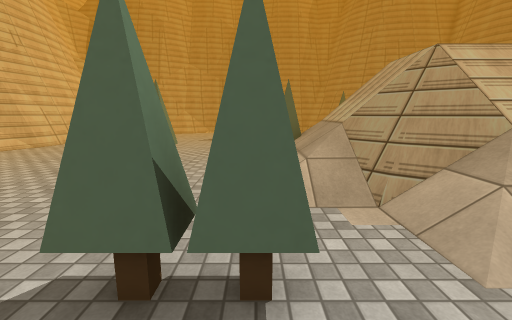
view 1 (above)

16 first-person views from a walk through a Unity game level. The camera is 1.5 m above the floor, tilts 10° down and sees 90° across. The floor is counted in squares, 1 m on a side. Each view is taken from the middle of a square. On the plan, view 1 faces up. The plan holds only what a view shows up to about 13 squares ahead; the rest is blank. The place goes on beyond the plan. Some surface patterns are stand-ins.

view 2
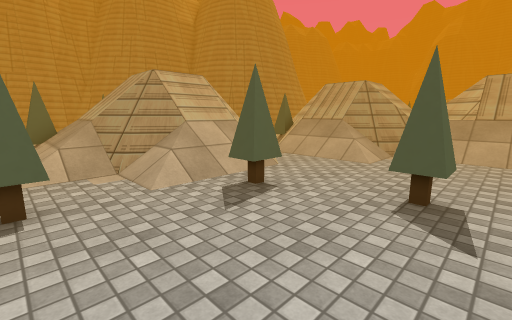

view 3
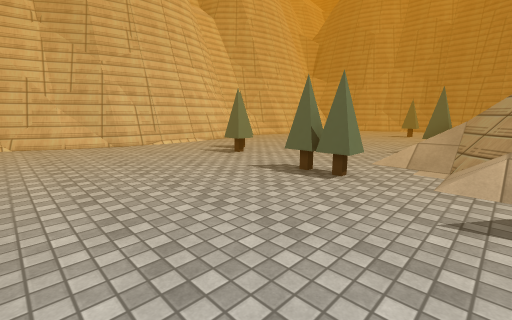

view 4
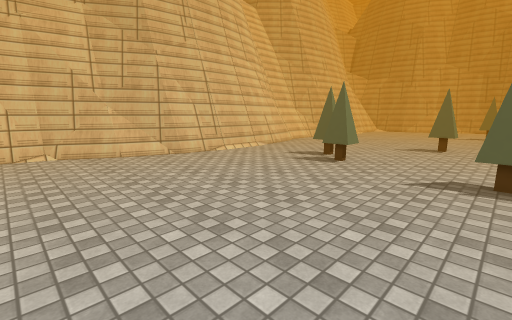

view 5
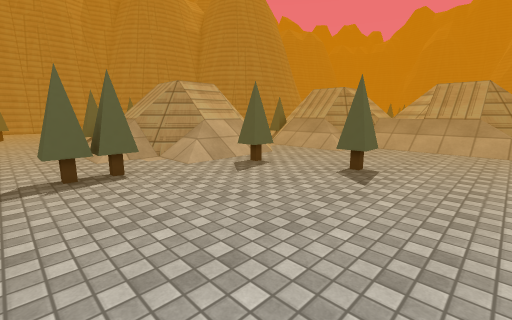

view 6
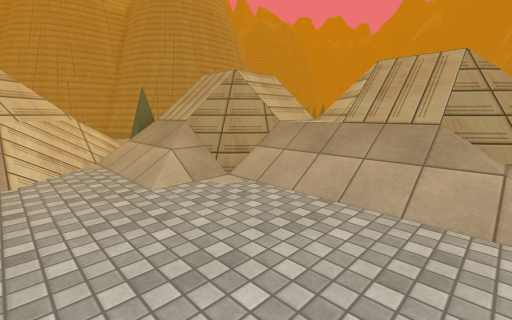

view 7
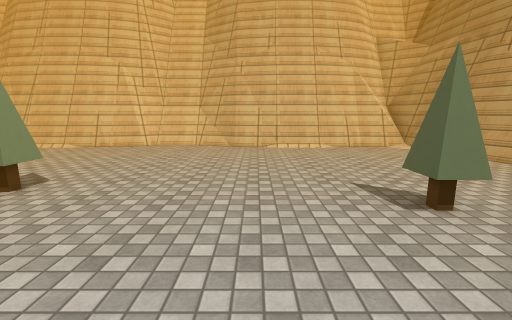

view 8
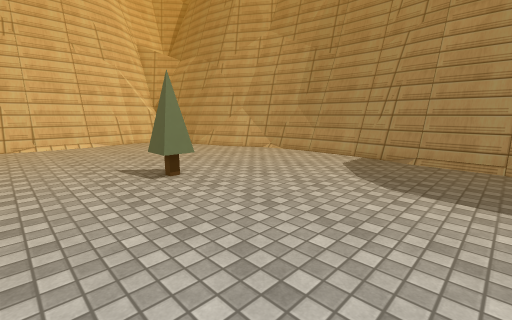

view 9
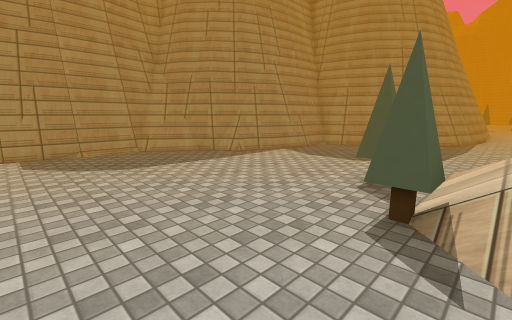

view 10
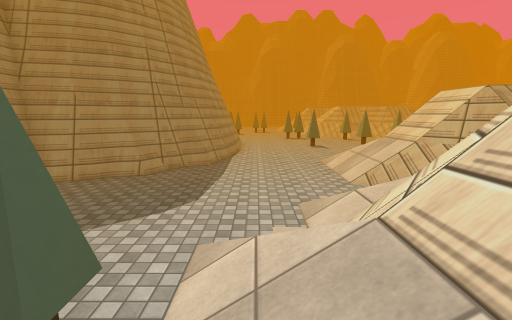

view 11
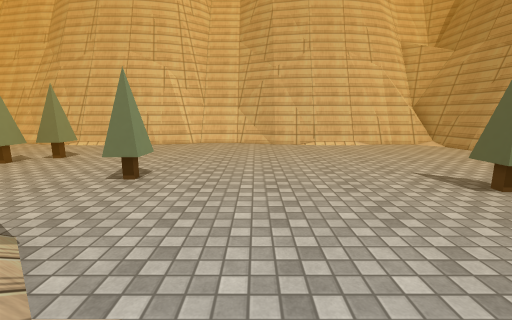

view 12
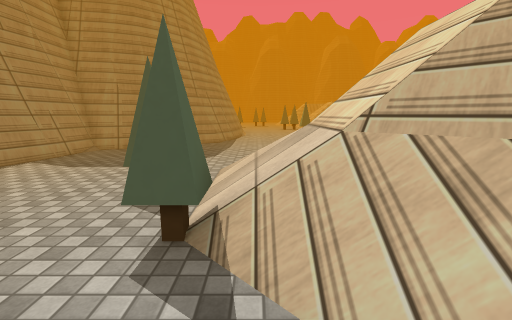

view 13
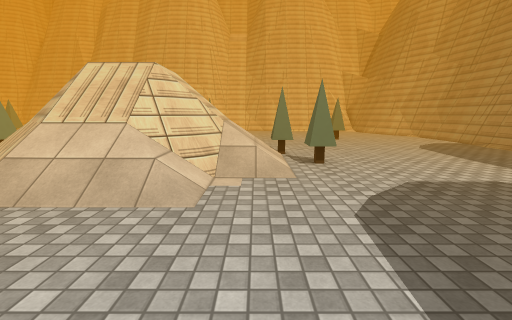

view 14
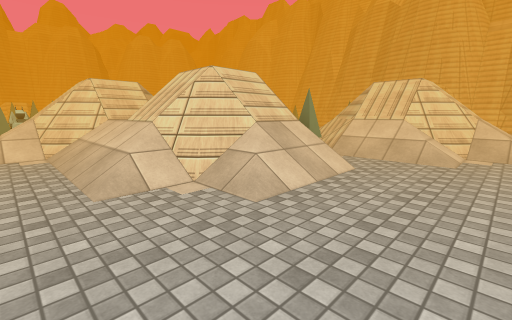

view 15
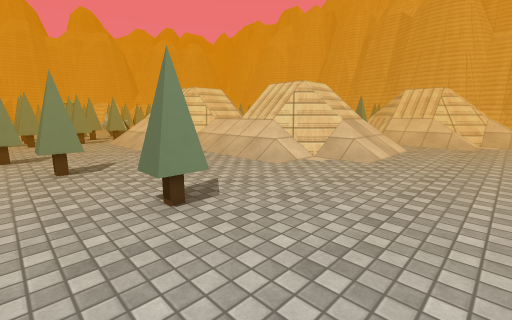

view 16
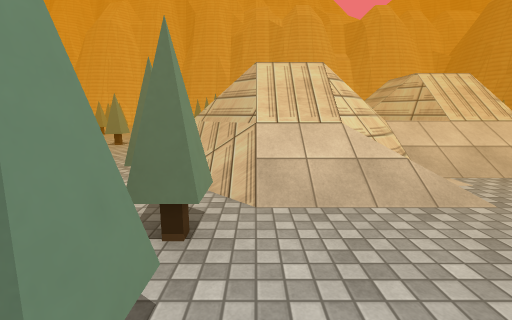

### Floor plan
Key: @ floor where view 1 was taken; # wall or solid block; . main floor; : floor 3 m higher than the main floor; / step, stairs or slope; = window, fence, low wall or low ledge; v drop or lower ground; O other object.
Columns run from 12 left of view 1 to 24 right of it. Each row starts with its distance up from view 1.
 23         #######
 22      #####===######
 21   #####..........=##
 20  ###=..............###
 19  ##................=#####
 18  #=...................=###
 17  ##......................##
 16  ##.......#..............##
 15   #......................=##
 14  ##........................##
 13  ##...............#........=##
 12  #=.............#////.........
 11  #.............//////.............. .
 10  #............/O=/=##//.............
  9  =...........//=v/ =#//..............
  8  #.......#../#/=/// =//./////........
  7  #........../////:///////////.....#..
  6  #=.........//==///v///O=/=##//......
  5  ##.........//===/==//#=v/ =#//......
  4  ##...#.....///==//////=/// =//. ....
  3  ##....#......///////////://///. ..#.
  2  ##........##./////.//==//##///. ....
  1  ##.............#...//===/#=///......
  0  #=.........@.......///=#///###//...#
 -1 ##....................///==/ =#//....
 -2 ##...............#....///=#// =//....
 -3 #.....................///// /////....
 -4 #.....................//==/  v///....
 -5 #.....................//#== v=//.#.#.

Positions as (right, up) in squares from view 1, and headings:
1: (0, 0), facing up
2: (0, -3), facing up-right
3: (3, -4), facing up-left
4: (-1, -5), facing up-left
5: (-2, -5), facing up-right
6: (6, -5), facing up-right
7: (2, 13), facing left
8: (4, 13), facing up-left
9: (0, 11), facing up-right
10: (4, 11), facing right
11: (3, 11), facing left
12: (1, 11), facing right
13: (14, 11), facing left
14: (19, 11), facing down-left
15: (24, 11), facing down-left
16: (24, -4), facing left
